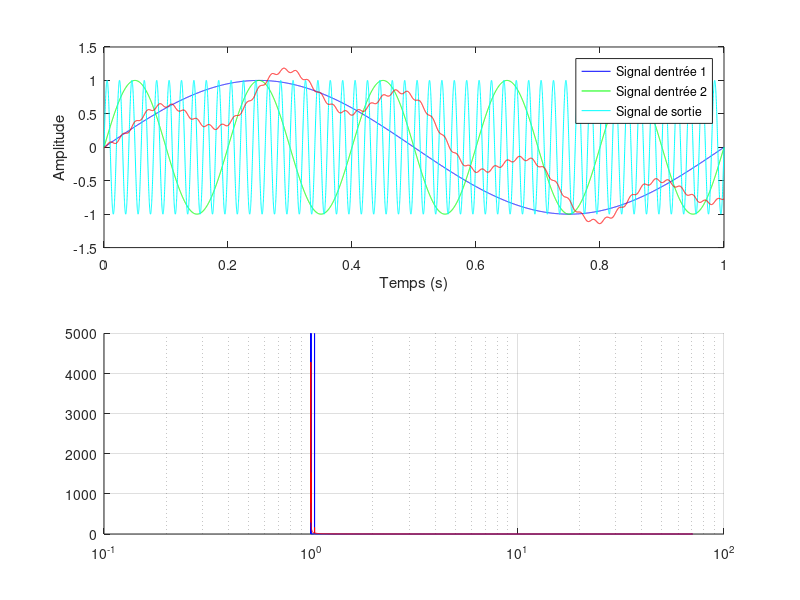

This figure's MATLAB source:
pkg load control
close all
clear all
% Génération d'un signal sinusoïdal
Fs = 9999; % Fréquence d'échantillonnage
t = 0:1/Fs:1; % Vecteur temps
s1 = sin(2*pi*1*t);
s2=sin(2*pi*5*t);
s3=sin(2*pi*50*t);
x = s1 + s2+s3; % Signal sinusoïdal

% Conception d'un filtre passe-bas RC
R = 10000; % Résistance en ohms
C = 1e-5; % Capacité en farads
H = tf(1, [R*C, 1]); % Fonction de transfert du filtre passe-bas RC

% Simulation de la réponse du filtre au signal d'entrée
y = lsim(H, x, t); % Signal de sortie

% Tracé des signaux d'entrée et de sortie
subplot(2,1,1)
plot(t, s1, 'b',t, s2, 'g',t, s3, 'c', t, y, 'r')
legend('Signal dentrée 1','Signal dentrée 2', 'Signal de sortie')
xlabel('Temps (s)')
ylabel('Amplitude')

subplot(2,1,2)
X = fft(x);
X= fftshift(X);
Y = fft(y);
Y=fftshift(Y);
hold on

N=length(X);
fmin = Fs/N; % Fréquence minimale
fmax = Fs/2; % Fréquence maximale
%f = logspace(log10(fmin), log10(fmax), N);
f = logspace(log10(fmin),log10(fmax),length(Y));
length(abs(X)(N/2:end))
semilogx(f(1:N/2),abs(X)(N/2:end-1),'b')

semilogx(f(1:N/2),abs(Y)(N/2:end-1),'r')
%axis([1 10])
grid on
hold off
